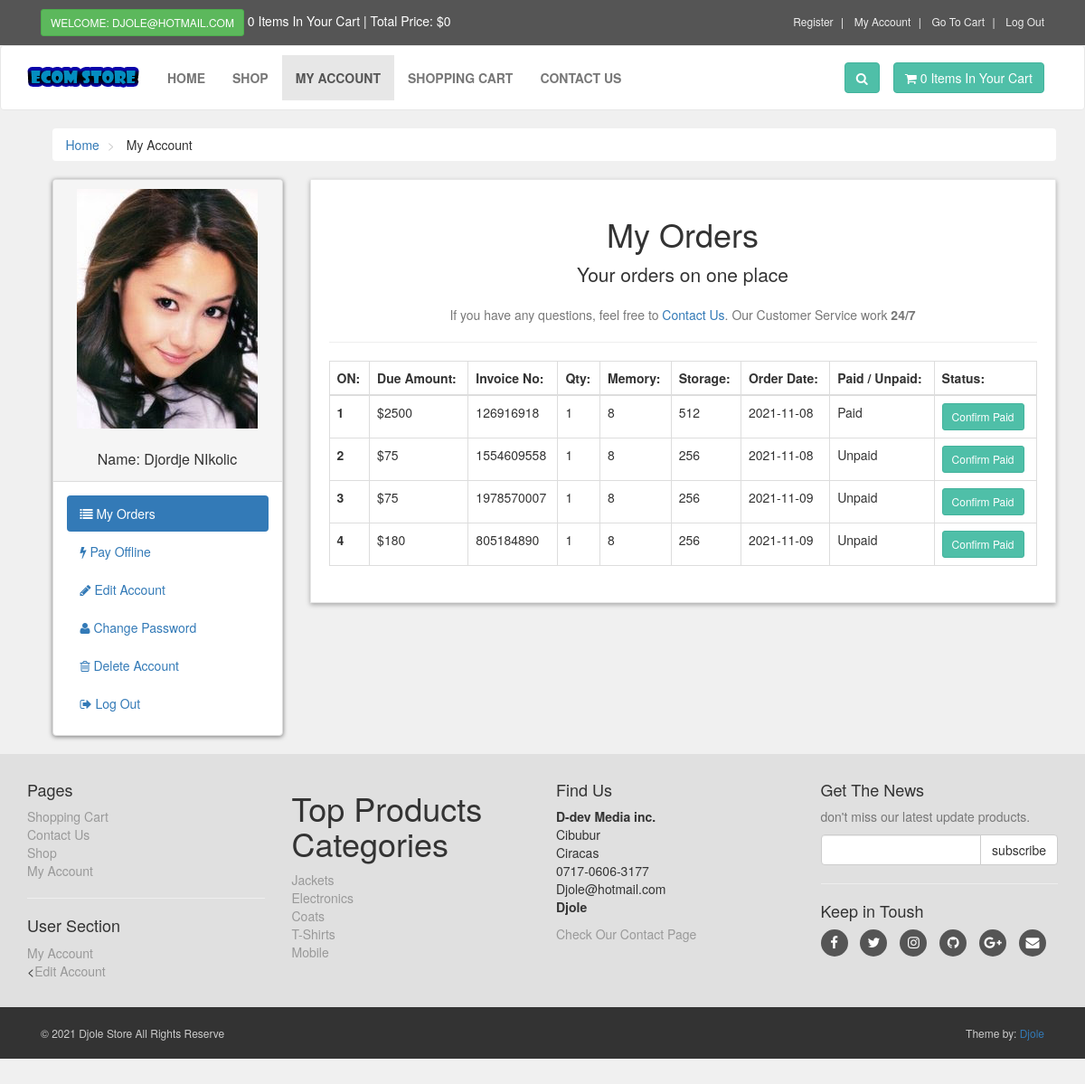
Page /customer/my_account.php?my_orders (signed in) on the committed database.
### tables this page shows
CREATE TABLE `customers` (
  `customer_id` int(10) NOT NULL,
  `customer_name` varchar(255) NOT NULL,
  `customer_email` varchar(255) NOT NULL,
  `customer_pass` varchar(255) NOT NULL,
  `customer_country` text NOT NULL,
  `customer_city` text NOT NULL,
  `customer_contact` varchar(100) NOT NULL,
  `customer_address` text NOT NULL,
  `customer_image` text NOT NULL,
  `customer_ip` varchar(100) NOT NULL
);

CREATE TABLE `customer_orders` (
  `order_id` int(10) NOT NULL,
  `customer_id` int(10) NOT NULL,
  `due_amount` int(100) NOT NULL,
  `invoice_no` int(100) NOT NULL,
  `qty` int(10) NOT NULL,
  `memory` int(10) NOT NULL,
  `storage` int(10) NOT NULL,
  `order_date` date NOT NULL,
  `order_status` text NOT NULL
);

CREATE TABLE `product_categories` (
  `p_cat_id` int(10) NOT NULL,
  `p_cat_title` text NOT NULL,
  `p_cat_desc` text NOT NULL
);

### customer/my_orders.php (the view)
<center>
    <h1> My Orders </h1>
    <p class="lead"> Your orders on one place</p>
    <p class="text-muted">
        If you have any questions, feel free to <a href="../contact.php">Contact Us</a>. Our Customer Service work <strong>24/7</strong>
    </p>
</center>
<hr>
<div class="table-responsive">
    <table class="table table-bordered table-hover">
        <thead>
            <tr>
                <th> ON: </th>
                <th> Due Amount: </th>
                <th> Invoice No: </th>
                <th> Qty: </th>
                <th> Memory: </th>
                <th> Storage: </th>
                <th> Order Date:</th>
                <th> Paid / Unpaid: </th>
                <th> Status: </th>
            </tr>
        </thead>
        <tbody>
           <?php
            $customer_session = $_SESSION['customer_email'];
            $get_customer = "select * from customers where customer_email='$customer_session'";
            $run_customer = mysqli_query($con,$get_customer);
            $row_customer = mysqli_fetch_array($run_customer);
            $customer_id = $row_customer['customer_id'];
            $get_orders = "select * from customer_orders where customer_id='$customer_id'";
            $run_orders = mysqli_query($con,$get_orders);
            $i = 0;
            while($row_orders = mysqli_fetch_array($run_orders)){
                $order_id = $row_orders['order_id'];
                $due_amount = $row_orders['due_amount'];
                $invoice_no = $row_orders['invoice_no'];
                $qty = $row_orders['qty'];
                $memory = $row_orders['memory'];
                $storage = $row_orders['storage'];
                $order_date = substr($row_orders['order_date'],0,11);
                $order_status = $row_orders['order_status'];
                $i++;
                if($row_orders['order_status'] == 'Pending'){
                     $order_status = 'Unpaid';
                }else{
                     $order_status = 'Paid';
                }
            ?>
            <tr>
            <th> <?php echo $i; ?> </th>
                <td> $<?php echo $due_amount; ?> </td>
                <td> <?php echo $invoice_no; ?> </td>
                <td> <?php echo $qty; ?> </td>
                <td> <?php echo $memory; ?> </td>
                <td> <?php echo $storage; ?> </td>
                <td> <?php echo $order_date; ?> </td>
                <td> <?php echo $order_status; ?> </td>
                <td>
                    <a href="confirm.php?order_id=<?php echo $order_id; ?>" target="_blank" class="btn btn-primary btn-sm"> Confirm Paid </a>
                </td>
            </tr>
            <?php } ?>
        </tbody>
    </table>
</div>

### customer/includes/sidebar.php
<div class="panel panel-default sidebar-menu">
    <div class="panel-heading">
    <?php
        $customer_session = $_SESSION['customer_email'];
        $get_customer = "select * from customers where customer_email='$customer_session'";
        $run_customer = mysqli_query($con,$get_customer);
        $row_customer = mysqli_fetch_array($run_customer);
        $customer_image = $row_customer['customer_image'];
        $customer_name = $row_customer['customer_name'];
        if(!isset($_SESSION['customer_email'])){
        }else{
            echo "
                <center>
                    <img src='customer_images/$customer_image' class='img-responsive' >
                </center>
                <br/>
                <h3 class='panel-title' align='center'>
                    Name: $customer_name
                </h3>
            ";
        }
        ?>
    </div>
    <div class="panel-body">
        <ul class="nav-pills nav-stacked nav">
            <li class="<?php if(isset($_GET['my_orders'])){ echo "active"; } ?>">
                <a href="my_account.php?my_orders">
                    <i class="fa fa-list"></i> My Orders
                </a>
            </li>
            <li class="<?php if(isset($_GET['pay_offline'])){ echo "active"; } ?>">
                <a href="my_account.php?pay_offline">
                    <i class="fa fa-bolt"></i> Pay Offline
                </a>
            </li>
            <li class="<?php if(isset($_GET['edit_account'])){ echo "active"; } ?>">
                <a href="my_account.php?edit_account">
                    <i class="fa fa-pencil"></i> Edit Account
                </a>
            </li>
            <li class="<?php if(isset($_GET['change_pass'])){ echo "active"; } ?>">
                <a href="my_account.php?change_pass">
                    <i class="fa fa-user"></i> Change Password
                </a>
            </li>
            <li class="<?php if(isset($_GET['delete_account'])){ echo "active"; } ?>">
                <a href="my_account.php?delete_account">
                    <i class="fa fa-trash-o"></i> Delete Account
                </a>
            </li>
            <li>
                <a href="logout.php">
                    <i class="fa fa-sign-out"></i> Log Out
                </a>
            </li>
        </ul>
    </div>
</div>

### customer/includes/footer.php (shortened to what this page needs)
<div id="footer">
    <div class="container">
        <div class="row">
            <div class="col-sm-6 col-md-3">
                  <h4>Pages</h4>
                <ul>
                     <li><a href="../cart.php">Shopping Cart</a></li>
                     <li><a href="../contact.php">Contact Us</a></li>
                     <li><a href="../shop.php">Shop</a></li>
                     <li><a href="my_account.php">My Account</a></li>
                </ul>
                 <hr>
                 <h4>User Section</h4>
                 <ul>
                           <?php
                           if(!isset($_SESSION['customer_email'])){
                               echo"<a href='../checkout.php'>Login</a>";
                           }else{
                              echo"<a href='my_account.php?my_orders'>My Account</a>";
                           }
                           ?>
                        <li>
                         <<?php
                           if(!isset($_SESSION['customer_email'])){
                               echo"<a href='../checkout.php'>Login</a>";
                           }else{
                              echo"<a href='my_account.php?edit_account'>Edit Account</a>";
                           }
                           ?>
                        </li>
                </ul>
            </div>
            <div class="col-sm-6 col-md-3">
                 <h1>Top Products Categories</h1>
                <ul>
                <?php
                    $get_p_cats = "select * from product_categories";
                    $run_p_cats = mysqli_query($con,$get_p_cats);
                    while($row_p_cats=mysqli_fetch_array($run_p_cats)){
                        $p_cat_id = $row_p_cats['p_cat_id'];
                        $p_cat_title = $row_p_cats['p_cat_title'];
                        echo "
                            <li>
                                <a href='../shop.php?p_cat=$p_cat_id'>
                                    $p_cat_title
                                </a>
                            </li>
                        ";
                    }
                ?>
                 </ul>
            </div>
            <div class="col-sm-6 col-md-3">
                 <h4>Find Us</h4>
                <p>
                      <strong>D-dev Media inc.</strong>
                      <br/>Cibubur
                      <br/>Ciracas
                      <br/>0717-0606-3177
                      <br/>Djole@hotmail.com
                      <br/><strong>Djole</strong>
                 </p>
                 <a href="../contact.php">Check Our Contact Page</a>
            </div>
            <div class="col-sm-6 col-md-3">
               <h4>Get The News</h4>
               <p class="text-muted">
                   don't miss our latest update products.
                </p>
                <form action="" method="">
                     <div class="input-group">
                         <input type="text" class="form-control" name="email">
                         <span class="input-group-btn">
                              <input type="submit" value="subscribe" class="btn btn-default">
                         </span>
                     </div>
                </form>
                <hr>
                <h4>Keep in Toush</h4>
                <p class="social">
                     <a href="../#" class="fa fa-facebook"></a>
                     <a href="../#" class="fa fa-twitter"></a>
                     <a href="../#" class="fa fa-instagram"></a>
                     <a href="../#" class="fa fa-github"></a>
                     <a href="../#" class="fa fa-google-plus"></a>
                     <a href="../#" class="fa fa-envelope"></a>
                </p>
            </div>
        </div>
    </div>
</div>
<div id="copyright">
    <div class="container">
        <div class="col-md-6">
            <p class="pull-left">&copy; 2021 Djole Store All Rights Reserve</p>
        </div>
        <div class="col-md-6">
            <p class="pull-right">Theme by: <a href="#">Djole</a></p>
        </div>
    </div>
</div>

### customer/styles/style.css (style rules this page uses)
body { font-size: 14px; line-height: 1.42857143; color: #333333; background: #f0f0f0; overflow-x: hidden; padding-bottom: 1000px; }
.btn-primary { color: rgb(255, 255, 255); background: rgb(79, 191, 168); border-color: rgb(65, 179, 156); }
#content .panel.sidebar-menu { box-sizing: border-box; box-shadow: 0px 1px 5px rgba(0, 0, 0, .5); }
#content .panel.sidebar-menu h3 { padding: 5px 0px; margin: 0px; }
#footer { background: #e0e0e0; padding: 20px 0; }
#footer a { color: #999999; padding: 0; text-decoration: none; }
#footer ul { list-style: none; padding-left: 0px; }
#footer .social { text-align: left; }
#footer .social a { margin: 0px 10px 0px 0px; display: inline-block; color: #ffffff; width: 30px; height: 30px; border-radius: 15px; line-height: 30px; font-size: 15px; text-align: center; vertical-align: bottom; background: #555555; text-decoration: none; }
#copyright { background: #333333; color: #cccccc; padding: 20px 0px; font-size: 12px; }
#copyright p { margin: 0px; }

### rows in the picture
customers: customer_image (picture), customer_name "Djordje NIkolic"
customer_orders: due_amount "2500", invoice_no "126916918", qty "1", memory "8", storage "512", order_date "2021-11-08", order_status "Paid"
customer_orders: due_amount "75", invoice_no "1554609558", qty "1", memory "8", storage "256", order_date "2021-11-08", order_status "Unpaid"
customer_orders: due_amount "75", invoice_no "1978570007", qty "1", memory "8", storage "256", order_date "2021-11-09", order_status "Unpaid"
customer_orders: due_amount "180", invoice_no "805184890", qty "1", memory "8", storage "256", order_date "2021-11-09", order_status "Unpaid"
product_categories: p_cat_title "Jackets"
product_categories: p_cat_title "Electronics"
product_categories: p_cat_title "Coats"
product_categories: p_cat_title "T-Shirts"
product_categories: p_cat_title "Mobile"

### other values in the picture
$_SESSION['customer_email'] "DJOLE@HOTMAIL.COM"
$count_items "0 0"
$total "0"
